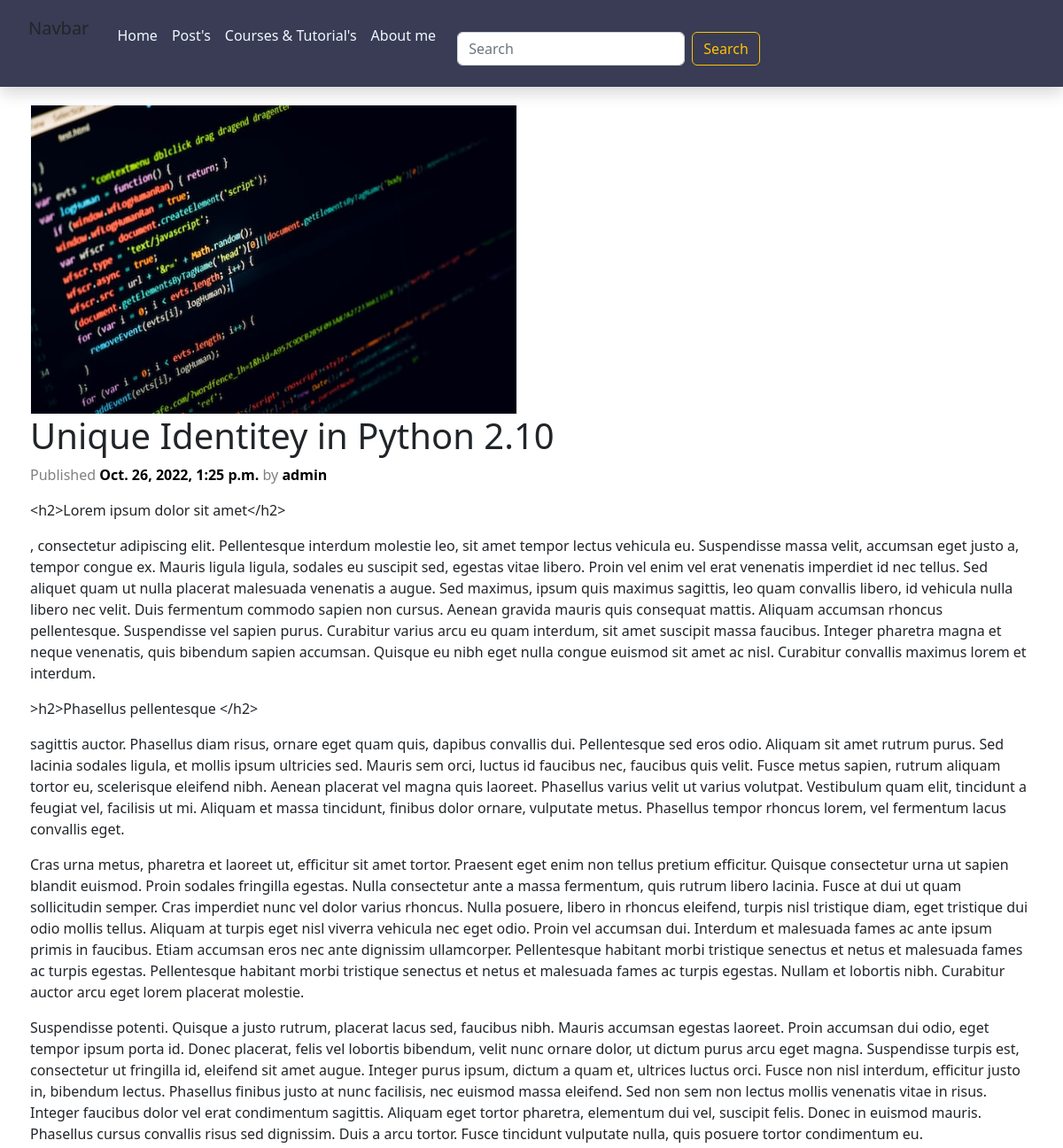
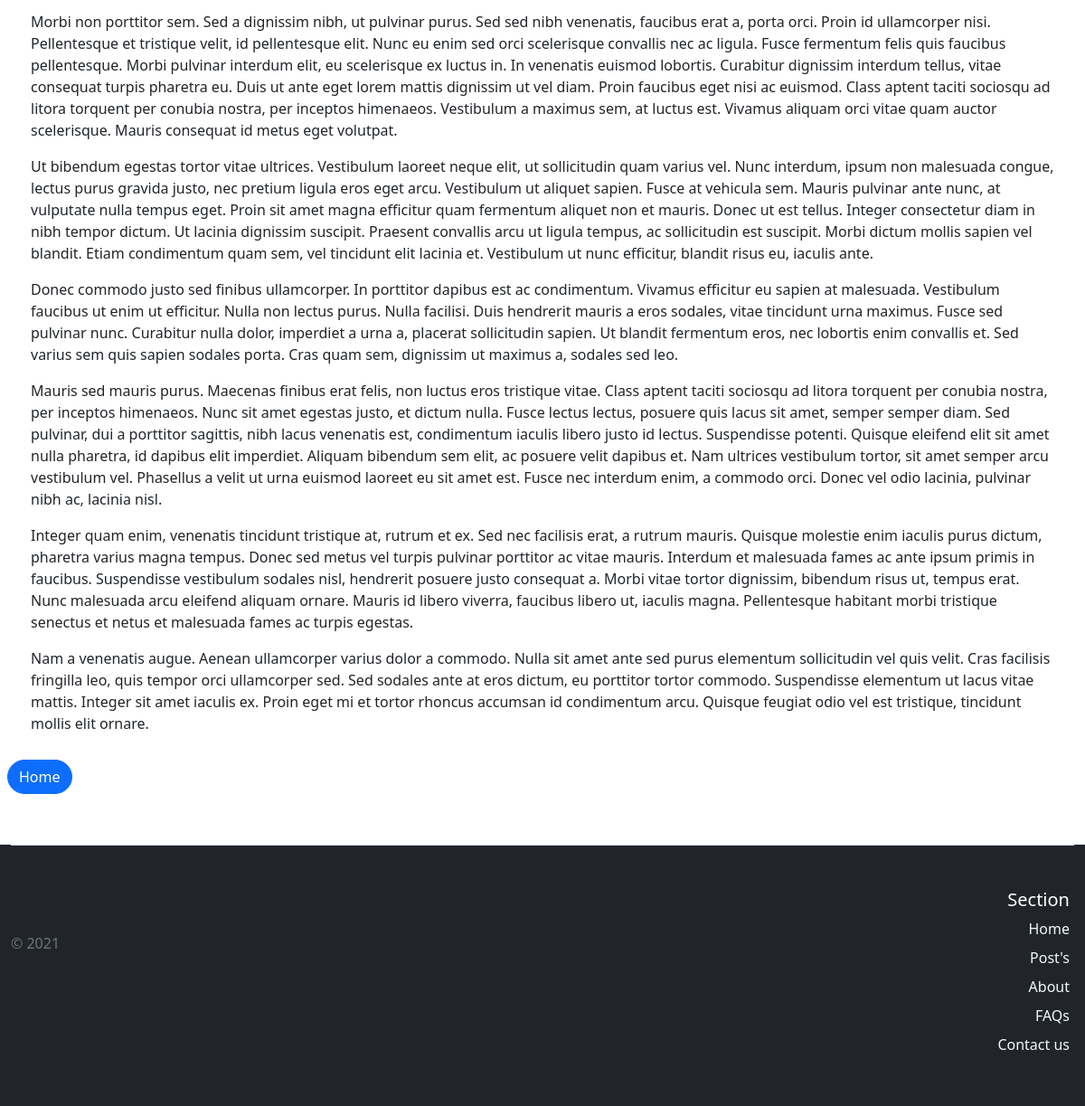
/2022/10/26/uidopyth/, run on the app's committed database (2 pictures, top to bottom).
### main/models.py (models this page shows, shortened)
class Post(models.Model):
    STATUS_CHOICES =(
        ('draft', 'Draft'),
        ('published', 'Published'),
    )
    topic = models.ForeignKey(Topic, on_delete=models.CASCADE)
    title = models.CharField(max_length=250, help_text="Title of your Post.")
    slug = models.SlugField(max_length=250 , unique_for_date='publish')
    author = models.ForeignKey(User, on_delete=models.CASCADE)
    image = models.ImageField(upload_to = "blog/%Y/%m/%d",db_index=True)
    body = models.TextField()
    publish = models.DateTimeField(default=timezone.now)
    created_at = models.DateTimeField(auto_now_add=True)
    updated_at = models.DateTimeField(auto_now=True)
    status = models.CharField(max_length=10,choices=STATUS_CHOICES,default='draft')
    objects = models.Manager() # The default manager.
    published = PublishedManager() # Our custom manager.
    class Meta:
         ordering = ('-publish',)

### main/views.py (the view)
def post_detail(request,year,month,day,post):
    post = get_object_or_404(Post, slug=post, status='published',
    publish__year=year,
    publish__month=month,
    publish__day=day)
    return render(request, 'blog/post-detail.html', {'post':post})

### main/templates/blog/post-detail.html (shortened to what this page needs)
{% extends 'base.html' %}
{% load static %}
{% block content %}
<div class="p-1 container">
  <div>
    <img src="{{post.image.url}}"  class=" detail-img-post mt-3 " alt="...">
  </div>
 <h1>{{ post.title }}</h1>
 <p class="date fwt-bolder bg-grey" style="font-weight:500;color:grey;display:inline-block;">
     Published <span class="dark" style="font-weight:bolder; color:black;">{{ post.publish }}</span> by
     <span class="dark" style="font-weight:bolder; color:black;">{{ post.author }}</span>
 </p>
 {{ post.body|linebreaks }}
</div>
 <a class="btn btn-primary text-white rounded-pill m-2" href="{% url 'main:home' %}">Home</a>
{% endblock %}

### static/css/boot-tweak.css (style rules this page uses)
.detail-img-post { width:550px; height:350px; border:1px solid aliceblue; }

### templates/base.html (style rules this page uses)
.detail-img-post { width:550px; height:350px; border:1px solid aliceblue; }

### data on the page
Post: image (picture), title "Unique Identitey in Python 2.10", publish "Oct. 26, 2022, 1:25 p.m.", author "admin", body "<h2>Lorem ipsum dolor sit amet</h2> , consectetur adipiscing elit. Pellentesque interdum molestie leo, sit amet tempor lectus vehicula eu. Suspendisse massa velit, accumsan eget justo a, tempor congue ex. Mauris ligula ligula, sodales eu suscipit sed, egestas vitae libero. Proin vel enim vel erat venenatis imperdiet id nec tellus. Sed aliquet quam ut nulla placerat malesuada venenatis a augue. Sed maximus, ipsum quis maximus sagittis, leo quam convallis libero, id vehicula nulla libero nec velit. Duis fermentum commodo sapien non cursus. Aenean gravida mauris quis consequat mattis. Aliquam accumsan rhoncus pellentesque. Suspendisse vel sapien purus. Curabitur varius arcu eu quam interdum,…"
